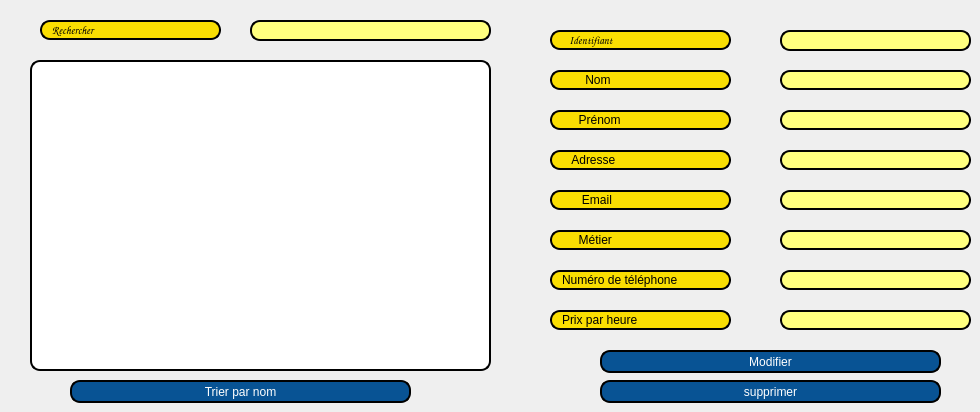
      <widget class="QWidget" name="Afficher_E_3">
       <attribute name="title">
        <string>Afficher</string>
       </attribute>
       <widget class="QTableView" name="afficher_personne">
        <property name="geometry">
         <rect>
          <x>30</x>
          <y>60</y>
          <width>461</width>
          <height>311</height>
         </rect>
        </property>
        <property name="styleSheet">
         <string notr="true">border: 2px solid black;
border-radius: 10px;
padding: 0 8px;
background: white;
selection-background-color: gray;</string>
        </property>
        <property name="showDropIndicator" stdset="0">
         <bool>true</bool>
        </property>
        <property name="showGrid">
         <bool>true</bool>
        </property>
       </widget>
       <widget class="QPushButton" name="supprimer">
        <property name="geometry">
         <rect>
          <x>600</x>
          <y>380</y>
          <width>341</width>
          <height>23</height>
         </rect>
        </property>
        <property name="styleSheet">
         <string notr="true">border: 2px solid black;
border-radius: 10px;
padding: 0 8px;
color: rgb(255, 255, 255);
background:#085394	;
font: bold, &quot;Comic Sans MS&quot;;
</string>
        </property>
        <property name="text">
         <string>supprimer</string>
        </property>
       </widget>
       <widget class="QPushButton" name="modifier">
        <property name="geometry">
         <rect>
          <x>600</x>
          <y>350</y>
          <width>341</width>
          <height>23</height>
         </rect>
        </property>
        <property name="styleSheet">
         <string notr="true">border: 2px solid black;
border-radius: 10px;
padding: 0 8px;
color: rgb(255, 255, 255);
background:#085394	;
font: bold, &quot;Comic Sans MS&quot;;
</string>
        </property>
        <property name="text">
         <string>Modifier</string>
        </property>
       </widget>
       <widget class="QLineEdit" name="lineEdit_pernom_a_2">
        <property name="geometry">
         <rect>
          <x>780</x>
          <y>110</y>
          <width>191</width>
          <height>20</height>
         </rect>
        </property>
        <property name="styleSheet">
         <string notr="true">border: 2px solid black;

border-radius: 10px;
padding: 0 8px;
background: rgb(255, 255, 127);</string>
        </property>
       </widget>
       <widget class="QLineEdit" name="lineEdit_num_tel_a_2">
        <property name="geometry">
         <rect>
          <x>780</x>
          <y>270</y>
          <width>191</width>
          <height>20</height>
         </rect>
        </property>
        <property name="styleSheet">
         <string notr="true">border: 2px solid black;

border-radius: 10px;
padding: 0 8px;
background: rgb(255, 255, 127);</string>
        </property>
       </widget>
       <widget class="QLineEdit" name="lineEdit_nom_a_2">
        <property name="geometry">
         <rect>
          <x>780</x>
          <y>70</y>
          <width>191</width>
          <height>20</height>
         </rect>
        </property>
        <property name="styleSheet">
         <string notr="true">border: 2px solid black;

border-radius: 10px;
padding: 0 8px;
background: rgb(255, 255, 127);</string>
        </property>
       </widget>
       <widget class="QLineEdit" name="mteier_2">
        <property name="geometry">
         <rect>
          <x>550</x>
          <y>230</y>
          <width>181</width>
          <height>20</height>
         </rect>
        </property>
        <property name="styleSheet">
         <string notr="true">border: 2px solid black;
font: 75 8pt &quot;MS Shell Dlg 2&quot;;
border-radius: 10px;
padding: 0 8px;
background: #fade02;
font: bold, &quot;Comic Sans MS&quot;;;
text-align:center;</string>
        </property>
        <property name="text">
         <string>     Métier</string>
        </property>
        <property name="readOnly">
         <bool>true</bool>
        </property>
       </widget>
       <widget class="QLineEdit" name="lineEdit_prix_heure_a_2">
        <property name="geometry">
         <rect>
          <x>780</x>
          <y>310</y>
          <width>191</width>
          <height>20</height>
         </rect>
        </property>
        <property name="styleSheet">
         <string notr="true">border: 2px solid black;

border-radius: 10px;
padding: 0 8px;
background: rgb(255, 255, 127);</string>
        </property>
       </widget>
       <widget class="QLineEdit" name="nom_2">
        <property name="geometry">
         <rect>
          <x>550</x>
          <y>70</y>
          <width>181</width>
          <height>20</height>
         </rect>
        </property>
        <property name="styleSheet">
         <string notr="true">border: 2px solid black;
font: 75 8pt &quot;MS Shell Dlg 2&quot;;
border-radius: 10px;
padding: 0 8px;
background:#fade02;
font: bold, &quot;Comic Sans MS&quot;;;
text-align:center;</string>
        </property>
        <property name="text">
         <string>       Nom</string>
        </property>
        <property name="readOnly">
         <bool>true</bool>
        </property>
       </widget>
       <widget class="QLineEdit" name="email_2">
        <property name="geometry">
         <rect>
          <x>550</x>
          <y>190</y>
          <width>181</width>
          <height>20</height>
         </rect>
        </property>
        <property name="styleSheet">
         <string notr="true">border: 2px solid black;
font: 75 8pt &quot;MS Shell Dlg 2&quot;;
border-radius: 10px;
padding: 0 8px;
background: #fade02;
font: bold, &quot;Comic Sans MS&quot;;;
text-align:center;</string>
        </property>
        <property name="text">
         <string>      Email</string>
        </property>
        <property name="readOnly">
         <bool>true</bool>
        </property>
       </widget>
       <widget class="QLineEdit" name="identifiant_2">
        <property name="geometry">
         <rect>
          <x>550</x>
          <y>30</y>
          <width>181</width>
          <height>20</height>
         </rect>
        </property>
        <property name="font">
         <font>
          <family>Comic Sans MS</family>
          <pointsize>8</pointsize>
          <weight>75</weight>
          <italic>false</italic>
          <bold>true</bold>
         </font>
        </property>
        <property name="toolTip">
         <string>&lt;html&gt;&lt;head/&gt;&lt;body&gt;&lt;p align=&quot;center&quot;&gt;&lt;br/&gt;&lt;/p&gt;&lt;/body&gt;&lt;/html&gt;</string>
        </property>
        <property name="styleSheet">
         <string notr="true">border: 2px solid black;
font: 75 8pt &quot;MS Shell Dlg 2&quot;;
border-radius: 10px;
padding: 0 8px;
background: #fade02;
font: bold, &quot;Comic Sans MS&quot;;;
text-align:center;
</string>
        </property>
        <property name="text">
         <string>   Identifiant</string>
        </property>
        <property name="readOnly">
         <bool>true</bool>
        </property>
       </widget>
       <widget class="QLineEdit" name="lineEdit_id_a_2">
        <property name="geometry">
         <rect>
          <x>780</x>
          <y>30</y>
          <width>191</width>
          <height>21</height>
         </rect>
        </property>
        <property name="styleSheet">
         <string notr="true">border: 2px solid black;

border-radius: 10px;
padding: 0 8px;
background: rgb(255, 255, 127);</string>
        </property>
        <property name="readOnly">
         <bool>true</bool>
        </property>
       </widget>
       <widget class="QLineEdit" name="prix_heure_2">
        <property name="geometry">
         <rect>
          <x>550</x>
          <y>310</y>
          <width>181</width>
          <height>20</height>
         </rect>
        </property>
        <property name="styleSheet">
         <string notr="true">border: 2px solid black;
font: 75 8pt &quot;MS Shell Dlg 2&quot;;
border-radius: 10px;
padding: 0 8px;
background: #fade02;
font: bold, &quot;Comic Sans MS&quot;;;
text-align:center;</string>
        </property>
        <property name="text">
         <string>Prix par heure</string>
        </property>
        <property name="readOnly">
         <bool>true</bool>
        </property>
       </widget>
       <widget class="QLineEdit" name="numero_tel_2">
        <property name="geometry">
         <rect>
          <x>550</x>
          <y>270</y>
          <width>181</width>
          <height>20</height>
         </rect>
        </property>
        <property name="styleSheet">
         <string notr="true">border: 2px solid black;
font: 75 8pt &quot;MS Shell Dlg 2&quot;;
border-radius: 10px;
padding: 0 8px;
background: #fade02;
font: bold, &quot;Comic Sans MS&quot;;;
text-align:center;</string>
        </property>
        <property name="text">
         <string>Numéro de téléphone</string>
        </property>
        <property name="readOnly">
         <bool>true</bool>
        </property>
       </widget>
       <widget class="QLineEdit" name="lineEdit_email_a_2">
        <property name="geometry">
         <rect>
          <x>780</x>
          <y>190</y>
          <width>191</width>
          <height>20</height>
         </rect>
        </property>
        <property name="styleSheet">
         <string notr="true">border: 2px solid black;

border-radius: 10px;
padding: 0 8px;
background: rgb(255, 255, 127);</string>
        </property>
       </widget>
       <widget class="QLineEdit" name="adresse_2">
        <property name="geometry">
         <rect>
          <x>550</x>
          <y>150</y>
          <width>181</width>
          <height>20</height>
         </rect>
        </property>
        <property name="styleSheet">
         <string notr="true">border: 2px solid black;
font: 75 8pt &quot;MS Shell Dlg 2&quot;;
border-radius: 10px;
padding: 0 8px;
background: #fade02;
font: bold, &quot;Comic Sans MS&quot;;;
text-align:center;</string>
        </property>
        <property name="text">
         <string>   Adresse</string>
        </property>
        <property name="readOnly">
         <bool>true</bool>
        </property>
       </widget>
       <widget class="QLineEdit" name="lineEdit_metier_a_2">
        <property name="geometry">
         <rect>
          <x>780</x>
          <y>230</y>
          <width>191</width>
          <height>20</height>
         </rect>
        </property>
        <property name="styleSheet">
         <string notr="true">border: 2px solid black;

border-radius: 10px;
padding: 0 8px;
background: rgb(255, 255, 127);</string>
        </property>
       </widget>
       <widget class="QLineEdit" name="lineEdit_adresse_a_2">
        <property name="geometry">
         <rect>
          <x>780</x>
          <y>150</y>
          <width>191</width>
          <height>20</height>
         </rect>
        </property>
        <property name="styleSheet">
         <string notr="true">border: 2px solid black;

border-radius: 10px;
padding: 0 8px;
background: rgb(255, 255, 127);</string>
        </property>
       </widget>
       <widget class="QLineEdit" name="prenom_2">
        <property name="geometry">
         <rect>
          <x>550</x>
          <y>110</y>
          <width>181</width>
          <height>20</height>
         </rect>
        </property>
        <property name="styleSheet">
         <string notr="true">border: 2px solid black;
font: 75 8pt &quot;MS Shell Dlg 2&quot;;
border-radius: 10px;
padding: 0 8px;
background: #fade02;
font: bold, &quot;Comic Sans MS&quot;;;
text-align:center;</string>
        </property>
        <property name="text">
         <string>     Prénom</string>
        </property>
        <property name="readOnly">
         <bool>true</bool>
        </property>
       </widget>
       <widget class="QPushButton" name="tri">
        <property name="geometry">
         <rect>
          <x>70</x>
          <y>380</y>
          <width>341</width>
          <height>23</height>
         </rect>
        </property>
        <property name="styleSheet">
         <string notr="true">border: 2px solid black;
border-radius: 10px;
padding: 0 8px;
color: rgb(255, 255, 255);
background:#085394	;
font: bold, &quot;Comic Sans MS&quot;;
</string>
        </property>
        <property name="text">
         <string>Trier par nom</string>
        </property>
       </widget>
       <widget class="QLineEdit" name="recherche">
        <property name="geometry">
         <rect>
          <x>250</x>
          <y>20</y>
          <width>241</width>
          <height>21</height>
         </rect>
        </property>
        <property name="styleSheet">
         <string notr="true">border: 2px solid black;

border-radius: 10px;
padding: 0 8px;
background: rgb(255, 255, 127);</string>
        </property>
        <property name="readOnly">
         <bool>false</bool>
        </property>
       </widget>
       <widget class="QLineEdit" name="identifiant_3">
        <property name="geometry">
         <rect>
          <x>40</x>
          <y>20</y>
          <width>181</width>
          <height>20</height>
         </rect>
        </property>
        <property name="font">
         <font>
          <family>Comic Sans MS</family>
          <pointsize>8</pointsize>
          <weight>75</weight>
          <italic>false</italic>
          <bold>true</bold>
         </font>
        </property>
        <property name="toolTip">
         <string>&lt;html&gt;&lt;head/&gt;&lt;body&gt;&lt;p align=&quot;center&quot;&gt;&lt;br/&gt;&lt;/p&gt;&lt;/body&gt;&lt;/html&gt;</string>
        </property>
        <property name="styleSheet">
         <string notr="true">border: 2px solid black;
font: 75 8pt &quot;MS Shell Dlg 2&quot;;
border-radius: 10px;
padding: 0 8px;
background: #fade02;
font: bold, &quot;Comic Sans MS&quot;;;
text-align:center;
</string>
        </property>
        <property name="text">
         <string>Rechercher</string>
        </property>
        <property name="readOnly">
         <bool>true</bool>
        </property>
       </widget>
      </widget>
